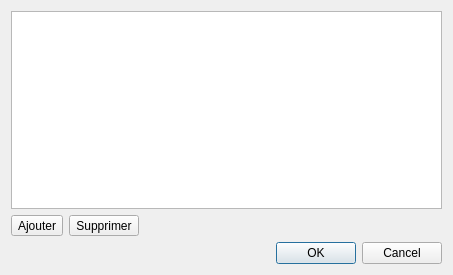
<?xml version="1.0" encoding="UTF-8"?>
<ui version="4.0">
 <class>bookmarksDialog</class>
 <widget class="QDialog" name="bookmarksDialog">
  <property name="geometry">
   <rect>
    <x>0</x>
    <y>0</y>
    <width>453</width>
    <height>275</height>
   </rect>
  </property>
  <property name="windowTitle">
   <string>Dialog</string>
  </property>
  <layout class="QGridLayout" name="gridLayout">
   <item row="0" column="0" colspan="3">
    <widget class="QTreeView" name="bookmarksView"/>
   </item>
   <item row="1" column="0">
    <widget class="QToolButton" name="toolButton">
     <property name="text">
      <string>Ajouter</string>
     </property>
    </widget>
   </item>
   <item row="1" column="1">
    <widget class="QToolButton" name="toolButton_2">
     <property name="text">
      <string>Supprimer</string>
     </property>
    </widget>
   </item>
   <item row="3" column="2">
    <widget class="QDialogButtonBox" name="buttonBox">
     <property name="orientation">
      <enum>Qt::Horizontal</enum>
     </property>
     <property name="standardButtons">
      <set>QDialogButtonBox::Cancel|QDialogButtonBox::Ok</set>
     </property>
    </widget>
   </item>
   <item row="3" column="0" colspan="2">
    <spacer name="horizontalSpacer">
     <property name="orientation">
      <enum>Qt::Horizontal</enum>
     </property>
     <property name="sizeHint" stdset="0">
      <size>
       <width>133</width>
       <height>20</height>
      </size>
     </property>
    </spacer>
   </item>
  </layout>
 </widget>
 <resources/>
 <connections>
  <connection>
   <sender>buttonBox</sender>
   <signal>accepted()</signal>
   <receiver>bookmarksDialog</receiver>
   <slot>accept()</slot>
   <hints>
    <hint type="sourcelabel">
     <x>248</x>
     <y>254</y>
    </hint>
    <hint type="destinationlabel">
     <x>157</x>
     <y>274</y>
    </hint>
   </hints>
  </connection>
  <connection>
   <sender>buttonBox</sender>
   <signal>rejected()</signal>
   <receiver>bookmarksDialog</receiver>
   <slot>reject()</slot>
   <hints>
    <hint type="sourcelabel">
     <x>316</x>
     <y>260</y>
    </hint>
    <hint type="destinationlabel">
     <x>286</x>
     <y>274</y>
    </hint>
   </hints>
  </connection>
 </connections>
</ui>
